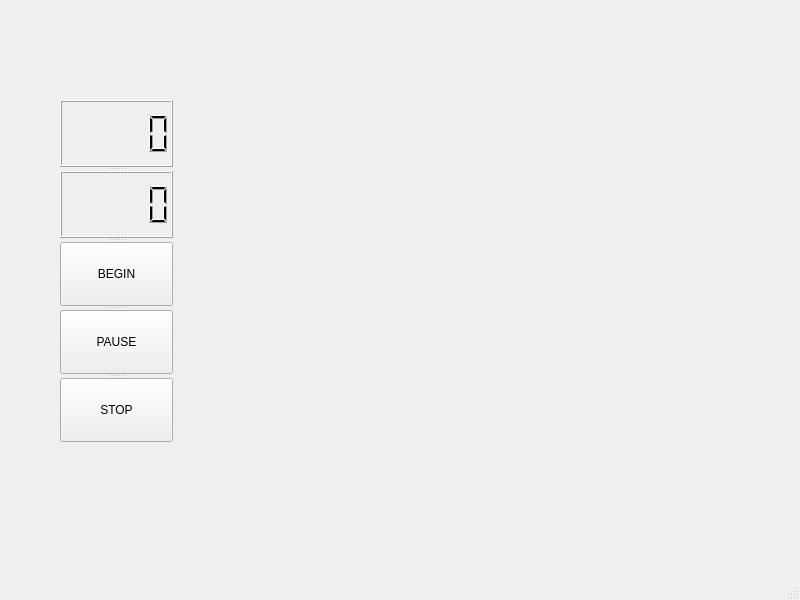
<?xml version="1.0" encoding="UTF-8"?>
<ui version="4.0">
 <class>MainWindow</class>
 <widget class="QMainWindow" name="MainWindow">
  <property name="geometry">
   <rect>
    <x>0</x>
    <y>0</y>
    <width>800</width>
    <height>600</height>
   </rect>
  </property>
  <property name="windowTitle">
   <string>MainWindow</string>
  </property>
  <widget class="QWidget" name="centralwidget">
   <widget class="QSplitter" name="splitter">
    <property name="geometry">
     <rect>
      <x>60</x>
      <y>100</y>
      <width>113</width>
      <height>342</height>
     </rect>
    </property>
    <property name="orientation">
     <enum>Qt::Vertical</enum>
    </property>
    <widget class="QLCDNumber" name="lcdtime"/>
    <widget class="QLCDNumber" name="lcdscore"/>
    <widget class="QPushButton" name="btn_begin">
     <property name="text">
      <string>BEGIN</string>
     </property>
    </widget>
    <widget class="QPushButton" name="btn_pause">
     <property name="text">
      <string>PAUSE</string>
     </property>
    </widget>
    <widget class="QPushButton" name="btn_stop">
     <property name="text">
      <string>STOP</string>
     </property>
    </widget>
   </widget>
  </widget>
  <widget class="QMenuBar" name="menubar">
   <property name="geometry">
    <rect>
     <x>0</x>
     <y>0</y>
     <width>800</width>
     <height>22</height>
    </rect>
   </property>
  </widget>
  <widget class="QStatusBar" name="statusbar"/>
 </widget>
 <resources/>
 <connections/>
</ui>
